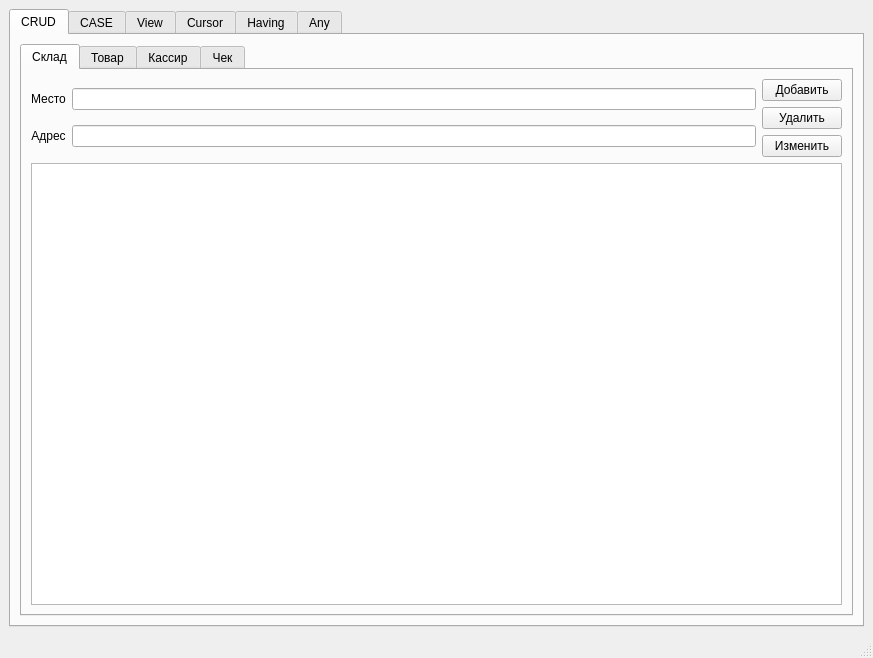
<?xml version="1.0" encoding="UTF-8"?>
<ui version="4.0">
 <class>MainWindow</class>
 <widget class="QMainWindow" name="MainWindow">
  <property name="geometry">
   <rect>
    <x>0</x>
    <y>0</y>
    <width>873</width>
    <height>658</height>
   </rect>
  </property>
  <property name="windowTitle">
   <string>MainWindow</string>
  </property>
  <widget class="QWidget" name="centralwidget">
   <layout class="QGridLayout" name="gridLayout">
    <item row="0" column="0">
     <widget class="QTabWidget" name="tabWidget_2">
      <property name="currentIndex">
       <number>0</number>
      </property>
      <widget class="QWidget" name="tab_5">
       <attribute name="title">
        <string>CRUD</string>
       </attribute>
       <layout class="QGridLayout" name="gridLayout_10">
        <item row="0" column="0">
         <widget class="QTabWidget" name="tabWidget">
          <property name="currentIndex">
           <number>0</number>
          </property>
          <widget class="QWidget" name="tab">
           <attribute name="title">
            <string>Склад</string>
           </attribute>
           <layout class="QGridLayout" name="gridLayout_3">
            <item row="0" column="0">
             <layout class="QHBoxLayout" name="horizontalLayout_2">
              <item>
               <layout class="QGridLayout" name="gridLayout_2">
                <item row="0" column="0">
                 <widget class="QLabel" name="label_2">
                  <property name="layoutDirection">
                   <enum>Qt::LeftToRight</enum>
                  </property>
                  <property name="text">
                   <string>Место</string>
                  </property>
                  <property name="textFormat">
                   <enum>Qt::AutoText</enum>
                  </property>
                  <property name="alignment">
                   <set>Qt::AlignCenter</set>
                  </property>
                 </widget>
                </item>
                <item row="1" column="0">
                 <widget class="QLabel" name="label_3">
                  <property name="layoutDirection">
                   <enum>Qt::LeftToRight</enum>
                  </property>
                  <property name="text">
                   <string>Адрес</string>
                  </property>
                  <property name="textFormat">
                   <enum>Qt::AutoText</enum>
                  </property>
                  <property name="alignment">
                   <set>Qt::AlignCenter</set>
                  </property>
                 </widget>
                </item>
                <item row="1" column="1">
                 <widget class="QLineEdit" name="lineEdit_3"/>
                </item>
                <item row="0" column="1">
                 <widget class="QLineEdit" name="lineEdit_2"/>
                </item>
               </layout>
              </item>
              <item>
               <layout class="QVBoxLayout" name="verticalLayout_2">
                <item>
                 <widget class="QPushButton" name="pushButton">
                  <property name="text">
                   <string>Добавить</string>
                  </property>
                 </widget>
                </item>
                <item>
                 <widget class="QPushButton" name="pushButton_2">
                  <property name="text">
                   <string>Удалить</string>
                  </property>
                 </widget>
                </item>
                <item>
                 <widget class="QPushButton" name="pushButton_3">
                  <property name="text">
                   <string>Изменить</string>
                  </property>
                 </widget>
                </item>
               </layout>
              </item>
             </layout>
            </item>
            <item row="1" column="0">
             <widget class="QTableView" name="tableView">
              <property name="sizePolicy">
               <sizepolicy hsizetype="Expanding" vsizetype="Expanding">
                <horstretch>0</horstretch>
                <verstretch>0</verstretch>
               </sizepolicy>
              </property>
              <property name="sizeAdjustPolicy">
               <enum>QAbstractScrollArea::AdjustIgnored</enum>
              </property>
              <property name="selectionBehavior">
               <enum>QAbstractItemView::SelectRows</enum>
              </property>
              <property name="textElideMode">
               <enum>Qt::ElideRight</enum>
              </property>
              <attribute name="horizontalHeaderStretchLastSection">
               <bool>true</bool>
              </attribute>
              <attribute name="verticalHeaderVisible">
               <bool>false</bool>
              </attribute>
             </widget>
            </item>
           </layout>
          </widget>
          <widget class="QWidget" name="tab_3">
           <attribute name="title">
            <string>Товар</string>
           </attribute>
           <layout class="QGridLayout" name="gridLayout_8">
            <item row="0" column="0" rowspan="3">
             <layout class="QGridLayout" name="gridLayout_7">
              <item row="0" column="0">
               <widget class="QLabel" name="label_7">
                <property name="layoutDirection">
                 <enum>Qt::LeftToRight</enum>
                </property>
                <property name="text">
                 <string>Название</string>
                </property>
                <property name="textFormat">
                 <enum>Qt::AutoText</enum>
                </property>
                <property name="alignment">
                 <set>Qt::AlignCenter</set>
                </property>
               </widget>
              </item>
              <item row="0" column="1" colspan="2">
               <widget class="QLineEdit" name="lineEdit_7"/>
              </item>
              <item row="1" column="0">
               <widget class="QLabel" name="label_8">
                <property name="layoutDirection">
                 <enum>Qt::LeftToRight</enum>
                </property>
                <property name="text">
                 <string>Цена</string>
                </property>
                <property name="textFormat">
                 <enum>Qt::AutoText</enum>
                </property>
                <property name="alignment">
                 <set>Qt::AlignCenter</set>
                </property>
               </widget>
              </item>
              <item row="1" column="1" colspan="2">
               <widget class="QLineEdit" name="lineEdit_8"/>
              </item>
              <item row="2" column="0">
               <widget class="QLabel" name="label_9">
                <property name="layoutDirection">
                 <enum>Qt::LeftToRight</enum>
                </property>
                <property name="text">
                 <string>НДС</string>
                </property>
                <property name="textFormat">
                 <enum>Qt::AutoText</enum>
                </property>
                <property name="alignment">
                 <set>Qt::AlignCenter</set>
                </property>
               </widget>
              </item>
              <item row="2" column="1" colspan="2">
               <widget class="QLineEdit" name="lineEdit_9"/>
              </item>
              <item row="3" column="0" colspan="2">
               <widget class="QLabel" name="label_19">
                <property name="text">
                 <string>Количество</string>
                </property>
               </widget>
              </item>
              <item row="3" column="2">
               <widget class="QLineEdit" name="lineEdit_16"/>
              </item>
              <item row="4" column="0">
               <widget class="QLabel" name="label_15">
                <property name="layoutDirection">
                 <enum>Qt::LeftToRight</enum>
                </property>
                <property name="text">
                 <string>Склад</string>
                </property>
                <property name="textFormat">
                 <enum>Qt::AutoText</enum>
                </property>
                <property name="alignment">
                 <set>Qt::AlignCenter</set>
                </property>
               </widget>
              </item>
              <item row="4" column="1" colspan="2">
               <widget class="QTableView" name="tableView_5">
                <property name="sizePolicy">
                 <sizepolicy hsizetype="Expanding" vsizetype="Expanding">
                  <horstretch>0</horstretch>
                  <verstretch>0</verstretch>
                 </sizepolicy>
                </property>
                <property name="selectionBehavior">
                 <enum>QAbstractItemView::SelectRows</enum>
                </property>
                <attribute name="horizontalHeaderStretchLastSection">
                 <bool>true</bool>
                </attribute>
               </widget>
              </item>
             </layout>
            </item>
            <item row="0" column="1">
             <widget class="QPushButton" name="pushButton_9">
              <property name="text">
               <string>Добавить</string>
              </property>
             </widget>
            </item>
            <item row="1" column="1">
             <widget class="QPushButton" name="pushButton_7">
              <property name="text">
               <string>Удалить</string>
              </property>
             </widget>
            </item>
            <item row="2" column="1">
             <widget class="QPushButton" name="pushButton_8">
              <property name="text">
               <string>Изменить</string>
              </property>
             </widget>
            </item>
            <item row="3" column="0">
             <widget class="QTableView" name="tableView_3">
              <property name="selectionBehavior">
               <enum>QAbstractItemView::SelectRows</enum>
              </property>
              <attribute name="horizontalHeaderStretchLastSection">
               <bool>true</bool>
              </attribute>
              <attribute name="verticalHeaderStretchLastSection">
               <bool>false</bool>
              </attribute>
             </widget>
            </item>
           </layout>
          </widget>
          <widget class="QWidget" name="tab_2">
           <attribute name="title">
            <string>Кассир</string>
           </attribute>
           <layout class="QGridLayout" name="gridLayout_11">
            <item row="0" column="0">
             <layout class="QGridLayout" name="gridLayout_9">
              <item row="0" column="0">
               <widget class="QLabel" name="label_4">
                <property name="layoutDirection">
                 <enum>Qt::LeftToRight</enum>
                </property>
                <property name="text">
                 <string>ФИО</string>
                </property>
                <property name="textFormat">
                 <enum>Qt::AutoText</enum>
                </property>
                <property name="alignment">
                 <set>Qt::AlignCenter</set>
                </property>
               </widget>
              </item>
              <item row="0" column="1">
               <widget class="QLineEdit" name="lineEdit_4"/>
              </item>
              <item row="1" column="0">
               <widget class="QLabel" name="label_5">
                <property name="layoutDirection">
                 <enum>Qt::LeftToRight</enum>
                </property>
                <property name="text">
                 <string>Телефон</string>
                </property>
                <property name="textFormat">
                 <enum>Qt::AutoText</enum>
                </property>
                <property name="alignment">
                 <set>Qt::AlignCenter</set>
                </property>
               </widget>
              </item>
              <item row="1" column="1">
               <widget class="QLineEdit" name="lineEdit_5"/>
              </item>
              <item row="2" column="0">
               <widget class="QLabel" name="label_6">
                <property name="layoutDirection">
                 <enum>Qt::LeftToRight</enum>
                </property>
                <property name="text">
                 <string>Должность</string>
                </property>
                <property name="textFormat">
                 <enum>Qt::AutoText</enum>
                </property>
                <property name="alignment">
                 <set>Qt::AlignCenter</set>
                </property>
               </widget>
              </item>
              <item row="2" column="1">
               <widget class="QLineEdit" name="lineEdit_6"/>
              </item>
              <item row="3" column="0">
               <widget class="QLabel" name="label_13">
                <property name="layoutDirection">
                 <enum>Qt::LeftToRight</enum>
                </property>
                <property name="text">
                 <string>Страна</string>
                </property>
                <property name="textFormat">
                 <enum>Qt::AutoText</enum>
                </property>
                <property name="alignment">
                 <set>Qt::AlignCenter</set>
                </property>
               </widget>
              </item>
              <item row="3" column="1">
               <widget class="QLineEdit" name="lineEdit_13"/>
              </item>
              <item row="4" column="0">
               <widget class="QLabel" name="label_14">
                <property name="layoutDirection">
                 <enum>Qt::LeftToRight</enum>
                </property>
                <property name="text">
                 <string>Возраст</string>
                </property>
                <property name="textFormat">
                 <enum>Qt::AutoText</enum>
                </property>
                <property name="alignment">
                 <set>Qt::AlignCenter</set>
                </property>
               </widget>
              </item>
              <item row="4" column="1">
               <widget class="QLineEdit" name="lineEdit_14"/>
              </item>
             </layout>
            </item>
            <item row="0" column="1">
             <layout class="QVBoxLayout" name="verticalLayout">
              <item>
               <widget class="QPushButton" name="pushButton_6">
                <property name="text">
                 <string>Добавить</string>
                </property>
               </widget>
              </item>
              <item>
               <widget class="QPushButton" name="pushButton_4">
                <property name="text">
                 <string>Удалить</string>
                </property>
               </widget>
              </item>
              <item>
               <widget class="QPushButton" name="pushButton_5">
                <property name="text">
                 <string>Изменить</string>
                </property>
               </widget>
              </item>
             </layout>
            </item>
            <item row="1" column="0" colspan="2">
             <widget class="QTableView" name="tableView_2">
              <property name="selectionBehavior">
               <enum>QAbstractItemView::SelectRows</enum>
              </property>
              <attribute name="horizontalHeaderStretchLastSection">
               <bool>true</bool>
              </attribute>
             </widget>
            </item>
           </layout>
          </widget>
          <widget class="QWidget" name="tab_4">
           <attribute name="title">
            <string>Чек</string>
           </attribute>
           <layout class="QGridLayout" name="gridLayout_5">
            <item row="0" column="0">
             <layout class="QVBoxLayout" name="verticalLayout_5">
              <item>
               <widget class="QLabel" name="label_18">
                <property name="text">
                 <string>Кассир</string>
                </property>
                <property name="alignment">
                 <set>Qt::AlignCenter</set>
                </property>
               </widget>
              </item>
              <item>
               <widget class="QTableView" name="tableView_7">
                <property name="sizePolicy">
                 <sizepolicy hsizetype="Expanding" vsizetype="Expanding">
                  <horstretch>0</horstretch>
                  <verstretch>0</verstretch>
                 </sizepolicy>
                </property>
                <property name="selectionBehavior">
                 <enum>QAbstractItemView::SelectRows</enum>
                </property>
                <attribute name="horizontalHeaderStretchLastSection">
                 <bool>true</bool>
                </attribute>
               </widget>
              </item>
             </layout>
            </item>
            <item row="0" column="1">
             <layout class="QVBoxLayout" name="verticalLayout_4">
              <item>
               <widget class="QLabel" name="label_17">
                <property name="text">
                 <string>Товар</string>
                </property>
                <property name="alignment">
                 <set>Qt::AlignCenter</set>
                </property>
               </widget>
              </item>
              <item>
               <widget class="QTableView" name="tableView_6">
                <property name="sizePolicy">
                 <sizepolicy hsizetype="Expanding" vsizetype="Expanding">
                  <horstretch>0</horstretch>
                  <verstretch>0</verstretch>
                 </sizepolicy>
                </property>
                <property name="selectionBehavior">
                 <enum>QAbstractItemView::SelectRows</enum>
                </property>
                <attribute name="horizontalHeaderStretchLastSection">
                 <bool>true</bool>
                </attribute>
               </widget>
              </item>
             </layout>
            </item>
            <item row="0" column="2">
             <layout class="QVBoxLayout" name="verticalLayout_3">
              <item>
               <widget class="QPushButton" name="pushButton_12">
                <property name="text">
                 <string>Добавить</string>
                </property>
               </widget>
              </item>
              <item>
               <widget class="QPushButton" name="pushButton_10">
                <property name="text">
                 <string>Удалить</string>
                </property>
               </widget>
              </item>
              <item>
               <widget class="QPushButton" name="pushButton_11">
                <property name="text">
                 <string>Изменить</string>
                </property>
               </widget>
              </item>
             </layout>
            </item>
            <item row="1" column="0" colspan="2">
             <layout class="QVBoxLayout" name="verticalLayout_6">
              <item>
               <layout class="QGridLayout" name="gridLayout_4">
                <item row="0" column="0">
                 <widget class="QLabel" name="label">
                  <property name="text">
                   <string>Время покупки</string>
                  </property>
                  <property name="alignment">
                   <set>Qt::AlignCenter</set>
                  </property>
                 </widget>
                </item>
                <item row="0" column="1">
                 <widget class="QLineEdit" name="lineEdit"/>
                </item>
                <item row="0" column="2">
                 <widget class="QLabel" name="label_11">
                  <property name="text">
                   <string>Скидка</string>
                  </property>
                  <property name="alignment">
                   <set>Qt::AlignCenter</set>
                  </property>
                 </widget>
                </item>
                <item row="0" column="3">
                 <widget class="QLineEdit" name="lineEdit_11"/>
                </item>
                <item row="1" column="0">
                 <widget class="QLabel" name="label_10">
                  <property name="text">
                   <string>Номер кассы</string>
                  </property>
                  <property name="alignment">
                   <set>Qt::AlignCenter</set>
                  </property>
                 </widget>
                </item>
                <item row="1" column="1">
                 <widget class="QLineEdit" name="lineEdit_10"/>
                </item>
                <item row="1" column="2">
                 <widget class="QLabel" name="label_16">
                  <property name="text">
                   <string>Тип оплаты</string>
                  </property>
                  <property name="alignment">
                   <set>Qt::AlignCenter</set>
                  </property>
                 </widget>
                </item>
                <item row="1" column="3">
                 <widget class="QLineEdit" name="lineEdit_15"/>
                </item>
               </layout>
              </item>
              <item>
               <widget class="QTableView" name="tableView_4">
                <property name="sizePolicy">
                 <sizepolicy hsizetype="Expanding" vsizetype="Expanding">
                  <horstretch>0</horstretch>
                  <verstretch>0</verstretch>
                 </sizepolicy>
                </property>
                <property name="selectionBehavior">
                 <enum>QAbstractItemView::SelectRows</enum>
                </property>
               </widget>
              </item>
             </layout>
            </item>
           </layout>
          </widget>
         </widget>
        </item>
       </layout>
      </widget>
      <widget class="QWidget" name="tab_6">
       <attribute name="title">
        <string>CASE</string>
       </attribute>
       <layout class="QGridLayout" name="gridLayout_6">
        <item row="0" column="0">
         <widget class="QPushButton" name="pushButton_13">
          <property name="text">
           <string>Обновить</string>
          </property>
         </widget>
        </item>
        <item row="1" column="0">
         <widget class="QTableView" name="tableView_8">
          <property name="selectionBehavior">
           <enum>QAbstractItemView::SelectRows</enum>
          </property>
          <attribute name="horizontalHeaderStretchLastSection">
           <bool>true</bool>
          </attribute>
         </widget>
        </item>
       </layout>
      </widget>
      <widget class="QWidget" name="tab_7">
       <attribute name="title">
        <string>View</string>
       </attribute>
       <layout class="QGridLayout" name="gridLayout_14">
        <item row="0" column="0">
         <widget class="QPushButton" name="pushButton_14">
          <property name="text">
           <string>Обновить</string>
          </property>
         </widget>
        </item>
        <item row="1" column="0" colspan="3">
         <widget class="QTableView" name="tableView_9">
          <property name="selectionBehavior">
           <enum>QAbstractItemView::SelectRows</enum>
          </property>
          <attribute name="horizontalHeaderStretchLastSection">
           <bool>true</bool>
          </attribute>
         </widget>
        </item>
        <item row="2" column="0" colspan="3">
         <layout class="QGridLayout" name="gridLayout_12">
          <item row="0" column="0">
           <widget class="QLabel" name="label_12">
            <property name="text">
             <string>ФИО</string>
            </property>
            <property name="alignment">
             <set>Qt::AlignCenter</set>
            </property>
           </widget>
          </item>
          <item row="0" column="1">
           <widget class="QLabel" name="label_20">
            <property name="text">
             <string>Телефон</string>
            </property>
            <property name="alignment">
             <set>Qt::AlignCenter</set>
            </property>
           </widget>
          </item>
          <item row="0" column="2">
           <widget class="QLabel" name="label_21">
            <property name="text">
             <string>Должность</string>
            </property>
            <property name="alignment">
             <set>Qt::AlignCenter</set>
            </property>
           </widget>
          </item>
          <item row="0" column="3">
           <widget class="QLabel" name="label_22">
            <property name="text">
             <string>Страна</string>
            </property>
            <property name="alignment">
             <set>Qt::AlignCenter</set>
            </property>
           </widget>
          </item>
          <item row="0" column="4">
           <widget class="QLabel" name="label_23">
            <property name="text">
             <string>возраст</string>
            </property>
            <property name="alignment">
             <set>Qt::AlignCenter</set>
            </property>
           </widget>
          </item>
          <item row="1" column="0">
           <widget class="QLineEdit" name="lineEdit_12"/>
          </item>
          <item row="1" column="1">
           <widget class="QLineEdit" name="lineEdit_17"/>
          </item>
          <item row="1" column="2">
           <widget class="QLineEdit" name="lineEdit_18"/>
          </item>
          <item row="1" column="3">
           <widget class="QLineEdit" name="lineEdit_19"/>
          </item>
          <item row="1" column="4">
           <widget class="QLineEdit" name="lineEdit_20"/>
          </item>
         </layout>
        </item>
        <item row="3" column="1">
         <widget class="QPushButton" name="pushButton_16">
          <property name="text">
           <string>Изменить</string>
          </property>
         </widget>
        </item>
        <item row="3" column="2">
         <widget class="QPushButton" name="pushButton_17">
          <property name="text">
           <string>Удалить</string>
          </property>
         </widget>
        </item>
       </layout>
      </widget>
      <widget class="QWidget" name="tab_8">
       <attribute name="title">
        <string>Cursor</string>
       </attribute>
       <layout class="QGridLayout" name="gridLayout_13">
        <item row="0" column="0">
         <widget class="QPushButton" name="pushButton_15">
          <property name="text">
           <string>Обновить</string>
          </property>
         </widget>
        </item>
        <item row="0" column="1">
         <widget class="QLabel" name="label_24">
          <property name="text">
           <string>Телефон</string>
          </property>
         </widget>
        </item>
        <item row="0" column="2">
         <widget class="QLineEdit" name="lineEdit_21"/>
        </item>
        <item row="1" column="0" colspan="3">
         <widget class="QTableView" name="tableView_10">
          <property name="selectionBehavior">
           <enum>QAbstractItemView::SelectRows</enum>
          </property>
          <attribute name="horizontalHeaderStretchLastSection">
           <bool>true</bool>
          </attribute>
         </widget>
        </item>
       </layout>
      </widget>
      <widget class="QWidget" name="tab_9">
       <attribute name="title">
        <string>Having</string>
       </attribute>
       <layout class="QGridLayout" name="gridLayout_15">
        <item row="0" column="0">
         <widget class="QLabel" name="label_25">
          <property name="text">
           <string>Продал ли кассир товар на сумму больше 1000 и сколько в итоге получилось</string>
          </property>
         </widget>
        </item>
        <item row="0" column="1">
         <widget class="QPushButton" name="pushButton_18">
          <property name="text">
           <string>Обновить</string>
          </property>
         </widget>
        </item>
        <item row="1" column="0" colspan="2">
         <widget class="QTableView" name="tableView_11">
          <property name="selectionBehavior">
           <enum>QAbstractItemView::SelectRows</enum>
          </property>
          <attribute name="horizontalHeaderStretchLastSection">
           <bool>true</bool>
          </attribute>
         </widget>
        </item>
       </layout>
      </widget>
      <widget class="QWidget" name="tab_10">
       <attribute name="title">
        <string>Any</string>
       </attribute>
       <layout class="QGridLayout" name="gridLayout_16">
        <item row="0" column="0">
         <widget class="QLabel" name="label_26">
          <property name="text">
           <string>Покупали ли товар дороже 150 руб</string>
          </property>
         </widget>
        </item>
        <item row="0" column="1">
         <widget class="QPushButton" name="pushButton_19">
          <property name="text">
           <string>Обновить</string>
          </property>
         </widget>
        </item>
        <item row="1" column="0" colspan="2">
         <widget class="QTableView" name="tableView_12">
          <property name="selectionBehavior">
           <enum>QAbstractItemView::SelectRows</enum>
          </property>
          <attribute name="horizontalHeaderStretchLastSection">
           <bool>true</bool>
          </attribute>
         </widget>
        </item>
       </layout>
      </widget>
     </widget>
    </item>
   </layout>
  </widget>
  <widget class="QMenuBar" name="menubar">
   <property name="geometry">
    <rect>
     <x>0</x>
     <y>0</y>
     <width>873</width>
     <height>22</height>
    </rect>
   </property>
  </widget>
  <widget class="QStatusBar" name="statusbar"/>
 </widget>
 <resources/>
 <connections/>
</ui>
